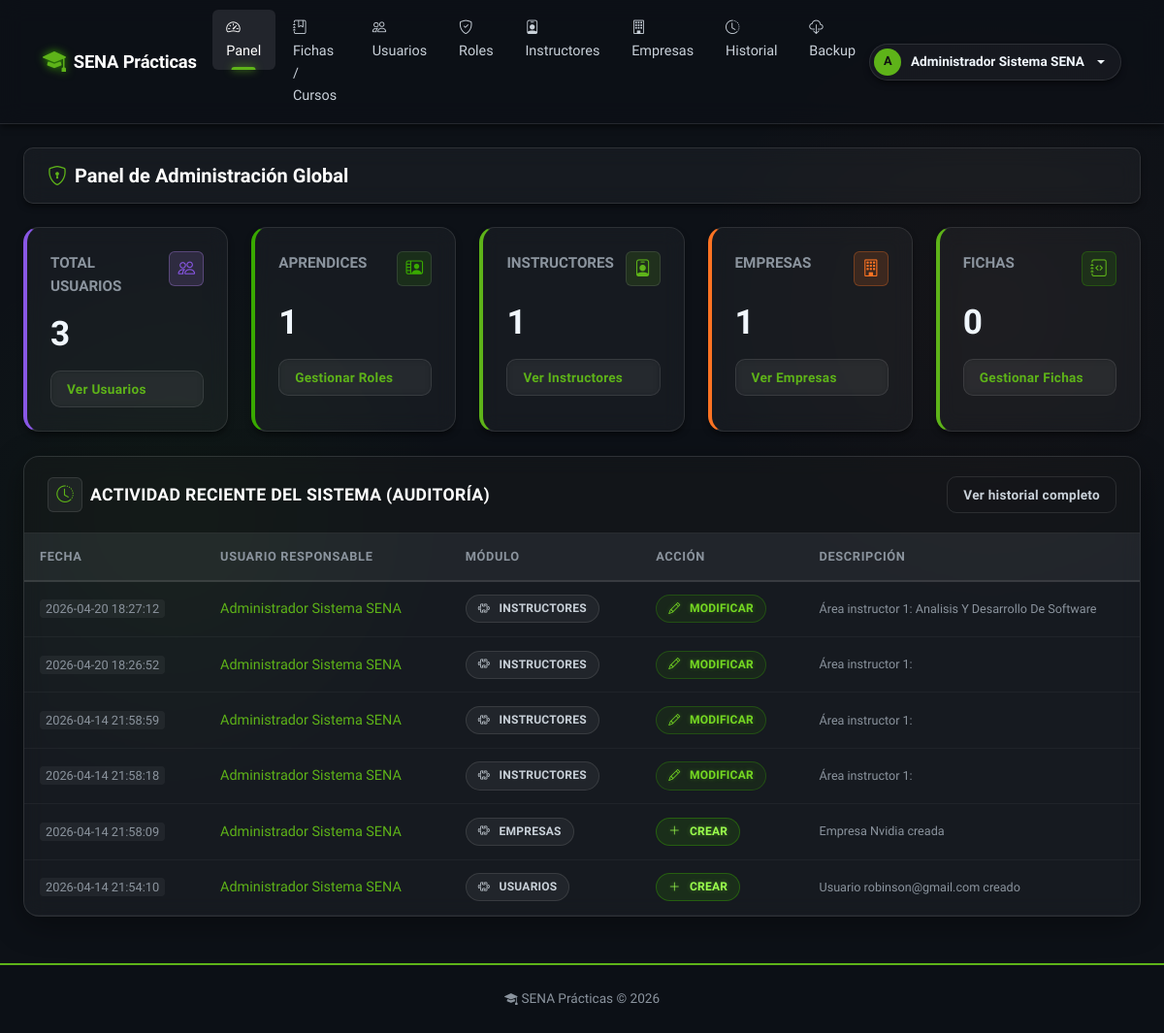
Before: /admin/dashboard (signed in) with the older database file.
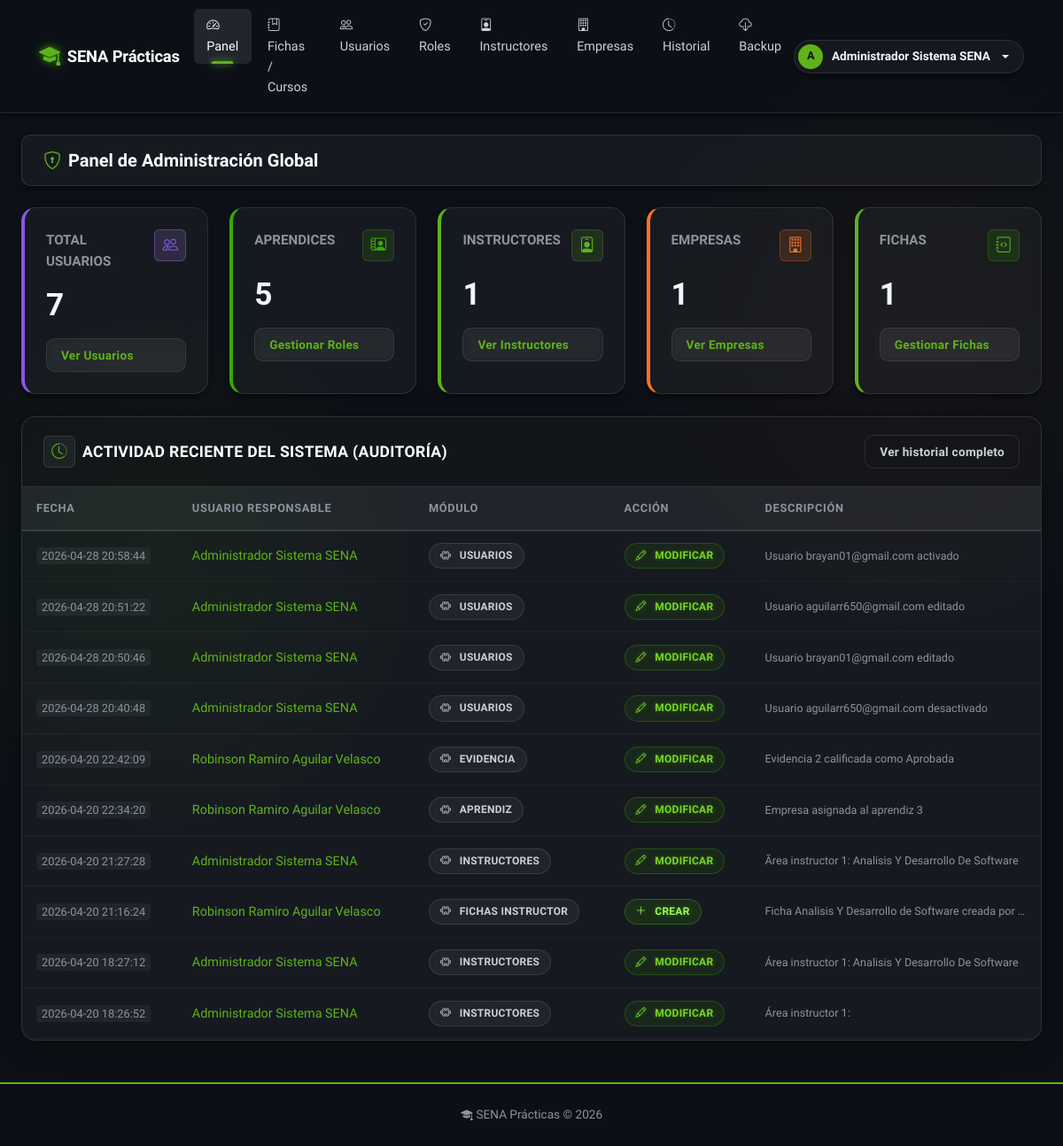
After: the same page with the newer database file.
### app/models/historial_cambios.py (models this page shows)
class HistorialCambios(db.Model):
    __tablename__ = 'historial_cambios'
    id_historial = db.Column(db.Integer, primary_key=True)
    id_usuario   = db.Column(db.Integer, db.ForeignKey('usuario.id_usuario'), nullable=False)
    modulo       = db.Column(db.String(50))
    accion       = db.Column(db.Enum('CREAR', 'MODIFICAR', 'ELIMINAR'))
    descripcion  = db.Column(db.Text)
    fecha        = db.Column(db.DateTime, default=lambda: datetime.now(timezone.utc))
    usuario      = db.relationship('Usuario', back_populates='historial')

### app/models/usuario.py (models this page shows, shortened)
class Usuario(db.Model, UserMixin):
    __tablename__ = 'usuario'
    id_usuario       = db.Column(db.Integer, primary_key=True)
    tipo_documento   = db.Column(db.String(20))
    numero_documento = db.Column(db.String(30))
    nombres          = db.Column(db.String(100), nullable=False)
    apellidos        = db.Column(db.String(100), nullable=False)
    correo           = db.Column(db.String(100), unique=True, nullable=False)
    telefono         = db.Column(db.String(20))
    password_hash    = db.Column(db.String(255), nullable=False)
    estado           = db.Column(db.Boolean, default=True)
    fecha_creacion   = db.Column(db.DateTime, default=lambda: datetime.now(timezone.utc))
    roles            = db.relationship('UsuarioRol', back_populates='usuario')
    instructor       = db.relationship('Instructor', back_populates='usuario', uselist=False)
    aprendiz         = db.relationship('Aprendiz', back_populates='usuario', uselist=False)
    historial        = db.relationship('HistorialCambios', back_populates='usuario')
    notificaciones   = db.relationship('Notificacion', back_populates='usuario')

### app/routes/admin.py (the view)
@bp.route('/dashboard')
@login_required
@role_required('superusuario')
def dashboard():
    total_usuarios    = Usuario.query.count()
    total_fichas      = Curso.query.count()
    total_aprendices  = Aprendiz.query.count()
    total_instructores = Instructor.query.count()
    total_empresas    = Empresa.query.filter_by(activa=True).count()
    cambios_recientes = (HistorialCambios.query
                         .order_by(HistorialCambios.fecha.desc())
                         .limit(10).all())
    return render_template('admin/dashboard.html',
                           total_usuarios=total_usuarios,
                           total_fichas=total_fichas,
                           total_aprendices=total_aprendices,
                           total_instructores=total_instructores,
                           total_empresas=total_empresas,
                           cambios_recientes=cambios_recientes)

### app/utils.py (called while the page is built)
def role_required(*roles):
    def decorator(f):
        @wraps(f)
        def decorated(*args, **kwargs):
            if not current_user.is_authenticated:
                flash('Inicia sesión para continuar.', 'warning')
                return redirect(url_for('auth.login'))
            user_roles = {ur.rol.nombre.lower() for ur in current_user.roles}
            required = {r.lower() for r in roles}
            if not user_roles.intersection(required):
                flash('No tienes permiso para acceder a esa sección.', 'danger')
                return abort(403)
            return f(*args, **kwargs)
        return decorated
    return decorator

### app/templates/admin/dashboard.html (shortened to what the changed rows need)
{% extends 'base.html' %}
{% block content %}
<div class="page-toolbar">
  <h2 class="m-0" style="font-size: 1.25rem; font-weight: 600;"><i class="bi bi-shield-lock text-primary me-2"></i>Panel de Administración Global</h2>
</div>
<div class="row row-cols-1 row-cols-md-3 row-cols-lg-5 g-4 mb-4">
  <div class="col">
    <div class="lib-card h-100" style="border-left: 4px solid var(--accent-purple);">
      <div class="lib-card-body">
        <div class="d-flex justify-content-between align-items-start mb-3">
          <div class="lib-card-title text-muted text-uppercase mb-0">Total Usuarios</div>
          <div class="shell-header-icon" style="color: var(--accent-purple); background: rgba(188,140,255,0.15); border-color: rgba(188,140,255,0.3);"><i class="bi bi-people"></i></div>
        </div>
        <h3 style="font-size: 2.2rem; font-weight: 700; margin: 0; color: var(--text-primary);">{{ total_usuarios }}</h3>
        <a href="{{ url_for('admin.usuarios') }}" class="btn btn-ghost btn-sm mt-3 w-100">Ver Usuarios</a>
      </div>
    </div>
  </div>
  <div class="col">
    <div class="lib-card h-100" style="border-left: 4px solid var(--accent-cyan);">
      <div class="lib-card-body">
        <div class="d-flex justify-content-between align-items-start mb-3">
          <div class="lib-card-title text-muted text-uppercase mb-0">Aprendices</div>
          <div class="shell-header-icon" style="color: var(--accent-cyan); background: var(--accent-cyan-glow);"><i class="bi bi-person-video2"></i></div>
        </div>
        <h3 style="font-size: 2.2rem; font-weight: 700; margin: 0; color: var(--text-primary);">{{ total_aprendices }}</h3>
        <a href="{{ url_for('admin.roles') }}" class="btn btn-ghost btn-sm mt-3 w-100">Gestionar Roles</a>
      </div>
    </div>
  </div>
  <div class="col">
    <div class="lib-card h-100" style="border-left: 4px solid var(--sena-green);">
      <div class="lib-card-body">
        <div class="d-flex justify-content-between align-items-start mb-3">
          <div class="lib-card-title text-muted text-uppercase mb-0">Fichas</div>
          <div class="shell-header-icon" style="color: var(--sena-green); background: rgba(57,169,0,0.15); border-color: rgba(57,169,0,0.3);"><i class="bi bi-journal-code"></i></div>
        </div>
        <h3 style="font-size: 2.2rem; font-weight: 700; margin: 0; color: var(--text-primary);">{{ total_fichas }}</h3>
        <a href="{{ url_for('admin.fichas') }}" class="btn btn-ghost btn-sm mt-3 w-100">Gestionar Fichas</a>
      </div>
    </div>
  </div>
</div>
<div class="biblioteca-shell">
  <div class="biblioteca-shell-body p-0">
    <div class="table-responsive">
      <table class="biblioteca-table mb-0">
        <thead>
          <tr>
            <th>Fecha</th>
            <th>Usuario Responsable</th>
            <th>Módulo</th>
            <th>Acción</th>
            <th>Descripción</th>
          </tr>
        </thead>
        <tbody>
          {% for r in cambios_recientes %}
           <tr>
             <td><span class="ts-label">{{ r.fecha.strftime('%Y-%m-%d %H:%M:%S') if r.fecha else '--' }}</span></td>
             <td class="text-primary fw-medium">{{ r.usuario.nombres }} {{ r.usuario.apellidos }}</td>
             <td><span class="badge-lib badge-gray"><i class="bi bi-puzzle me-1"></i> {{ r.modulo }}</span></td>
             <td>
               {% if r.accion == 'CREAR' %}<span class="badge-lib badge-green"><i class="bi bi-plus-lg me-1"></i> CREAR</span>
               {% elif r.accion == 'MODIFICAR' %}<span class="badge-lib badge-cyan"><i class="bi bi-pencil me-1"></i> MODIFICAR</span>
               {% elif r.accion == 'ELIMINAR' %}<span class="badge-lib badge-red"><i class="bi bi-trash me-1"></i> ELIMINAR</span>
               {% else %}{{ r.accion }}{% endif %}
             </td>
             <td class="text-muted small text-truncate" style="max-width: 300px;" title="{{ r.descripcion }}">{{ r.descripcion }}</td>
           </tr>
          {% else %}
           <tr><td colspan="5" class="text-center py-4 text-muted fst-italic">No se registran eventos recientes.</td></tr>
          {% endfor %}
        </tbody>
      </table>
    </div>
  </div>
</div>
{% endblock %}

Changed rows visible on the page:
no longer on this page (row unchanged): HistorialCambios: fecha "2026-04-14 21:58:59", usuario.nombres "Administrador", usuario.apellidos "Sistema SENA", modulo "INSTRUCTORES", accion "MODIFICAR" (drawn), descripcion "Área instructor 1:"
no longer on this page (row unchanged): HistorialCambios: fecha "2026-04-14 21:58:18", usuario.nombres "Administrador", usuario.apellidos "Sistema SENA", modulo "INSTRUCTORES", accion "MODIFICAR" (drawn), descripcion "Área instructor 1:"
no longer on this page (row unchanged): HistorialCambios: fecha "2026-04-14 21:58:09", usuario.nombres "Administrador", usuario.apellidos "Sistema SENA", modulo "EMPRESAS", accion "CREAR" (drawn), descripcion "Empresa Nvidia creada"
no longer on this page (row unchanged): HistorialCambios: fecha "2026-04-14 21:54:10", usuario.nombres "Administrador", usuario.apellidos "Sistema SENA", modulo "USUARIOS", accion "CREAR" (drawn), descripcion "Usuario robinson@gmail.com creado"
added HistorialCambios: fecha "2026-04-28 20:58:44", usuario.nombres "Administrador", usuario.apellidos "Sistema SENA", modulo "USUARIOS", accion "MODIFICAR" (drawn), descripcion "Usuario brayan01@gmail.com activado"
added HistorialCambios: fecha "2026-04-28 20:51:22", usuario.nombres "Administrador", usuario.apellidos "Sistema SENA", modulo "USUARIOS", accion "MODIFICAR" (drawn), descripcion "Usuario aguilarr650@gmail.com editado"
added HistorialCambios: fecha "2026-04-28 20:50:46", usuario.nombres "Administrador", usuario.apellidos "Sistema SENA", modulo "USUARIOS", accion "MODIFICAR" (drawn), descripcion "Usuario brayan01@gmail.com editado"
added HistorialCambios: fecha "2026-04-28 20:40:48", usuario.nombres "Administrador", usuario.apellidos "Sistema SENA", modulo "USUARIOS", accion "MODIFICAR" (drawn), descripcion "Usuario aguilarr650@gmail.com desactivado"
added HistorialCambios: fecha "2026-04-20 22:42:09", usuario.nombres "Robinson Ramiro", usuario.apellidos "Aguilar Velasco", modulo "EVIDENCIA", accion "MODIFICAR" (drawn), descripcion "Evidencia 2 calificada como Aprobada"
added HistorialCambios: fecha "2026-04-20 22:34:20", usuario.nombres "Robinson Ramiro", usuario.apellidos "Aguilar Velasco", modulo "APRENDIZ", accion "MODIFICAR" (drawn), descripcion "Empresa asignada al aprendiz 3"
added HistorialCambios: fecha "2026-04-20 21:27:28", usuario.nombres "Administrador", usuario.apellidos "Sistema SENA", modulo "INSTRUCTORES", accion "MODIFICAR" (drawn), descripcion "Ãrea instructor 1: Analisis Y Desarrollo De Software"
added HistorialCambios: fecha "2026-04-20 21:16:24", usuario.nombres "Robinson Ramiro", usuario.apellidos "Aguilar Velasco", modulo "FICHAS INSTRUCTOR", accion "CREAR" (drawn), descripcion "Ficha Analisis Y Desarrollo de Software creada por…"
Other visible differences:
{{ total_usuarios }}: "3" → "7"
{{ total_aprendices }}: "1" → "5"
{{ total_fichas }}: "0" → "1"
